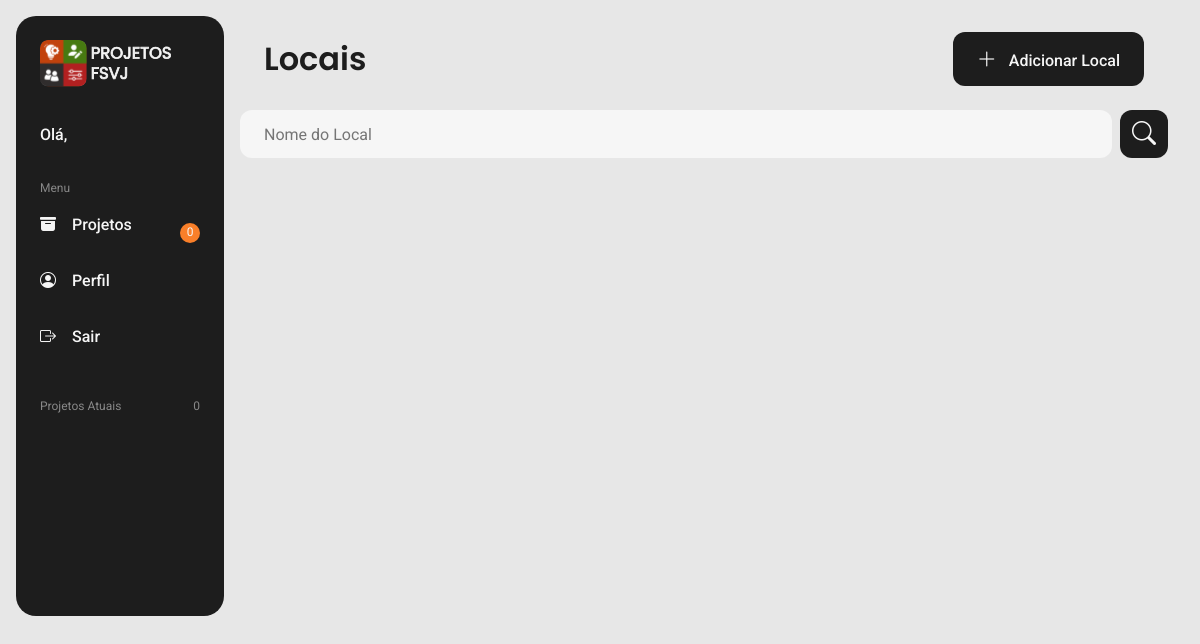
/src/pages/locais/locais.php, run on an earlier commit of the app's database.
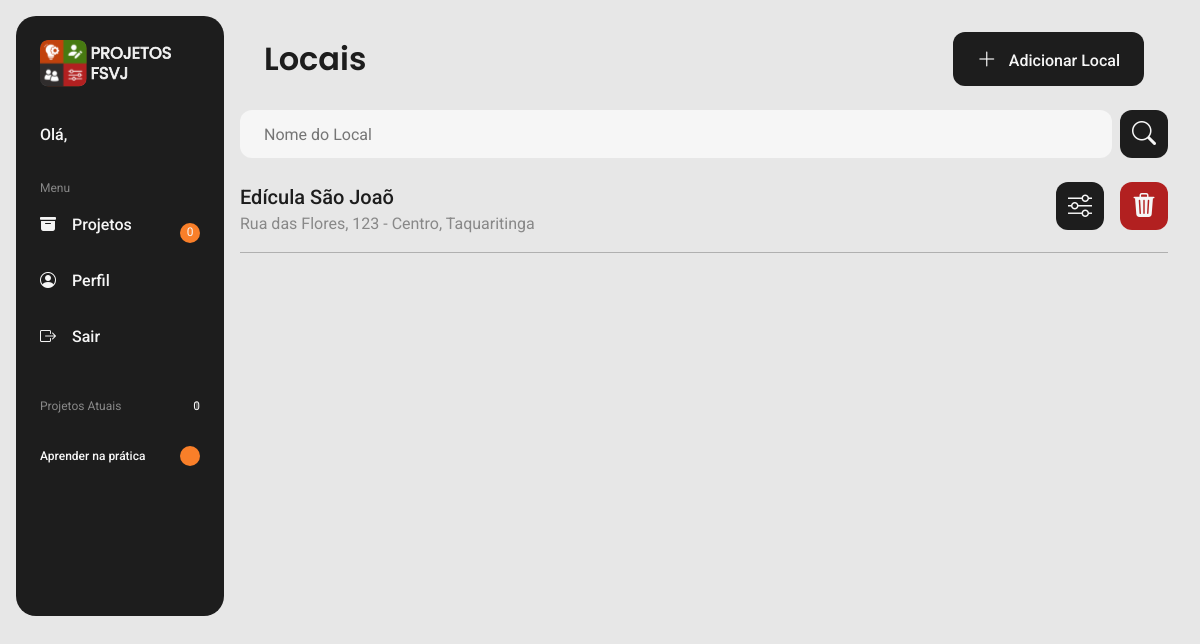
And on a later commit of the database.
### tables this page shows
CREATE TABLE `projetos` (
  `ID_PROJETO` int(11) NOT NULL,
  `NOME` varchar(50) NOT NULL,
  `ESCOPO` mediumtext DEFAULT NULL,
  `DATA_INICIO` date NOT NULL,
  `DATA_TERMINO` date NOT NULL,
  `CRIADO_EM` date DEFAULT curdate(),
  `ID_LOCAL` int(11) DEFAULT NULL,
  `ID_DIRETOR` int(11) NOT NULL,
  `ID_COORDENADOR` int(11) NOT NULL
);

CREATE TABLE `locais` (
  `ID_LOCAL` int(11) NOT NULL,
  `NOME` varchar(50) NOT NULL,
  `ID_ENDERECO` int(11) NOT NULL
);

CREATE TABLE `enderecos` (
  `ID_ENDERECO` int(11) NOT NULL,
  `RUA` varchar(50) NOT NULL,
  `BAIRRO` varchar(50) NOT NULL,
  `NUMERO` int(11) NOT NULL,
  `CIDADE` varchar(50) NOT NULL,
  `CEP` varchar(9) DEFAULT NULL
);

### src/pages/locais/locais.php (shortened to what the changed rows need)
<?php
    include("../../../conexao.php");
    $id_usuario = $_GET["id_usuario"];
?>
<!DOCTYPE html>
<html lang="pt-br">
    <head>
        <link rel="stylesheet" href="https://cdn.jsdelivr.net/npm/bootstrap-icons@1.13.1/font/bootstrap-icons.min.css" />
        <link rel="stylesheet" href="../../styles/components/navbar.css" />
        <link rel="stylesheet" href="locais.css" />
    </head>
    <body>
        <?php include("../../components/navbar.php"); ?>
        <?php include("../../components/adicionar_local.php"); ?>
        <main class="main-container">
            <section class="main-header">
                <div class="titulo-container">
                    <h1 class="titulo-grande">Locais</h1>
                </div>
                <button class="botao-grande fundo-preto" onclick="AbrirAdicionarLocal()"><i class="bi bi-plus-lg"></i> Adicionar Local</button>
            </section>
            <div class="barra-pesquisa">
                <input class="input fundo-branco" type="text" placeholder="Nome do Local">
                <button class="botao-pequeno fundo-preto"><i class="bi bi-search"></i></button>
            </div>
            <?php
                $sql = "SELECT * FROM LOCAIS L INNER JOIN ENDERECOS E ON L.ID_ENDERECO = E.ID_ENDERECO";
                $query_local_endereco = $mysqli -> query($sql);
                while ($row_local_endereco = $query_local_endereco -> fetch_assoc()) {
                    $id_local = $row_local_endereco["ID_LOCAL"];
                    $nome_local = $row_local_endereco["NOME"];
                    $endereco = $row_local_endereco["RUA"] .', '. $row_local_endereco["NUMERO"] .' - '. $row_local_endereco["BAIRRO"] .', '. $row_local_endereco["CIDADE"];
                    echo '
                    <section class="usuario-container">
                        <div>
                            <h2 class="label">'.$nome_local.'</h2>
                            <p class="sub-titulo">'.$endereco.'</p>
                        </div>
                        <div class="botoes-container">
                            <button class="botao-pequeno fundo-preto" onclick="AbrirEditarLocal'.$id_local.'()"><i class="bi bi-sliders"></i></button>
                            <button class="botao-pequeno fundo-vermelho" onclick="AbrirExcluirLocal'.$id_local.'()"><i class="bi bi-trash3-fill"></i></button>
                        </div>
                    </section>
                    <div class="divisor fundo-cinza"></div>
                    ';
                }
            ?>
        </main>
    </body>
</html>

### src/components/navbar.php (shortened to what the changed rows need)
<?php
    $sql = "SELECT * FROM USUARIOS U WHERE U.ID_USUARIO = '$id_usuario'";
    $query_usuario = $mysqli -> query($sql);
    $row_usuario = $query_usuario -> fetch_assoc();
    $hierarquia = $row_usuario["HIERARQUIA"];
?>
<nav class="nav-container">
    <section class="nav-menu">
        <h2>Menu</h2>
    </section>
    <section class="nav-projetos">
        <h2>Projetos Atuais</h2>
        <?php
            if ($hierarquia == "VOLUNTÁRIO") {
                $sql = "SELECT DISTINCT P.ID_PROJETO, P.NOME FROM PROJETOS P INNER JOIN USUARIOS_PROJETOS UP ON P.ID_PROJETO = UP.ID_PROJETO WHERE UP.ID_USUARIO = '$id_usuario' AND P.DATA_INICIO <= CURRENT_DATE() AND P.DATA_TERMINO >= CURRENT_DATE()";
                $query_projetos_atuais = $mysqli -> query($sql);
                $quantidade_projetos_atuais = $query_projetos_atuais -> num_rows;
            }
            else {
                $sql = "SELECT DISTINCT P.ID_PROJETO, P.NOME FROM PROJETOS P WHERE P.DATA_INICIO <= CURRENT_DATE() AND P.DATA_TERMINO >= CURRENT_DATE()";
                $query_projetos_atuais = $mysqli -> query($sql);
                $quantidade_projetos_atuais = $query_projetos_atuais -> num_rows;
            }
        ?>
        <span><?php echo $quantidade_projetos_atuais;?></span>
        <ul>
            <?php
                while($row_projetos_atuais = $query_projetos_atuais -> fetch_assoc()) {
                    $id_projeto = $row_projetos_atuais["ID_PROJETO"];
                    $nome_projeto = $row_projetos_atuais["NOME"];
                    $sql = "SELECT * FROM TAREFAS T INNER JOIN USUARIOS_TAREFAS UT ON T.ID_TAREFA = UT.ID_TAREFA INNER JOIN FASES F ON T.ID_FASE = F.ID_FASE INNER JOIN PROJETOS P ON F.ID_PROJETO = P.ID_PROJETO WHERE UT.ID_USUARIO = '$id_usuario' AND P.ID_PROJETO = '$id_projeto' AND P.DATA_INICIO <= CURRENT_DATE() AND P.DATA_TERMINO >= CURRENT_DATE()";
                    $query_tarefas_atuais = $mysqli -> query($sql);
                    $quantidade_tarefas_atuais = $query_tarefas_atuais -> num_rows;
                    echo '<li><div class="nav-projetos-item"><p class="nome-projeto">'.$nome_projeto.'</p>'.($hierarquia == "DIRETOR" ? '' : '<div><span>'.$quantidade_tarefas_atuais.'</span></div>').'</div></li>';
                }
            ?>
        </ul>
    </section>
</nav>

What changed in the data, as far as the page shows it:
added projetos: NOME "Aprender na prática", quantidade_tarefas_atuais "0"
added locais: NOME "Edícula São Joaõ", ID_ENDERECO.CIDADE "Rua das Flores, 123 - Centro, Taquaritinga"
Also different on the page:
$quantidade_projetos_atuais: "0" → "1"
